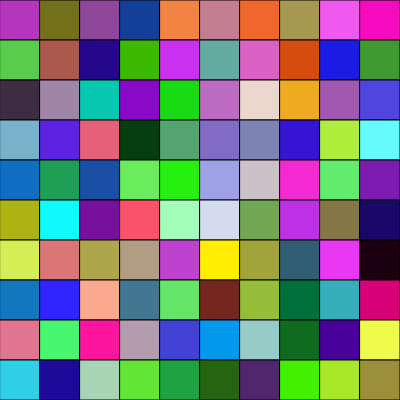
Frame 1 (no input)
Frame 60 (no input): identical to frame 1, image omitted
Frame 120 (the mouse pressed at the canvas centre since frame 60): identical to frame 1, image omitted

The p5.js sketch that drew this single still picture (run headless with seeded random() and noise() and a simulated clock; from frame 60 on, the mouse is pressed at the canvas centre):

// p5.js sketch
// ── sketch.js
let grid = [];
let cellSize = 40;
let cols = 10;
let rows = 10;


function setup() {
  createCanvas(400, 400);
  
  initGrid();
}

function draw() {
  background(220);
  
  
  
  
  
  
  grid.forEach(cell => {
    
    fill(cell.colour);
    
    //simple fill the grid with rects
    rect(cell.x, cell.y, cellSize, cellSize);
  
    
  });

    
  
}

function initGrid(){
  
  grid = []; // clear existing grid
  for (let i = 0; i < cols; i++) { // Loop through columns
    for (let j = 0; j < rows; j++) { // Loop through rows
      grid.push({
        i,j, // push i and j for cell indices for later use
        x:  i * cellSize,
        y:  j * cellSize,
        colour: color(random(255), random(255), random(255))
        
      });
      
    }
  }
      
      
}
